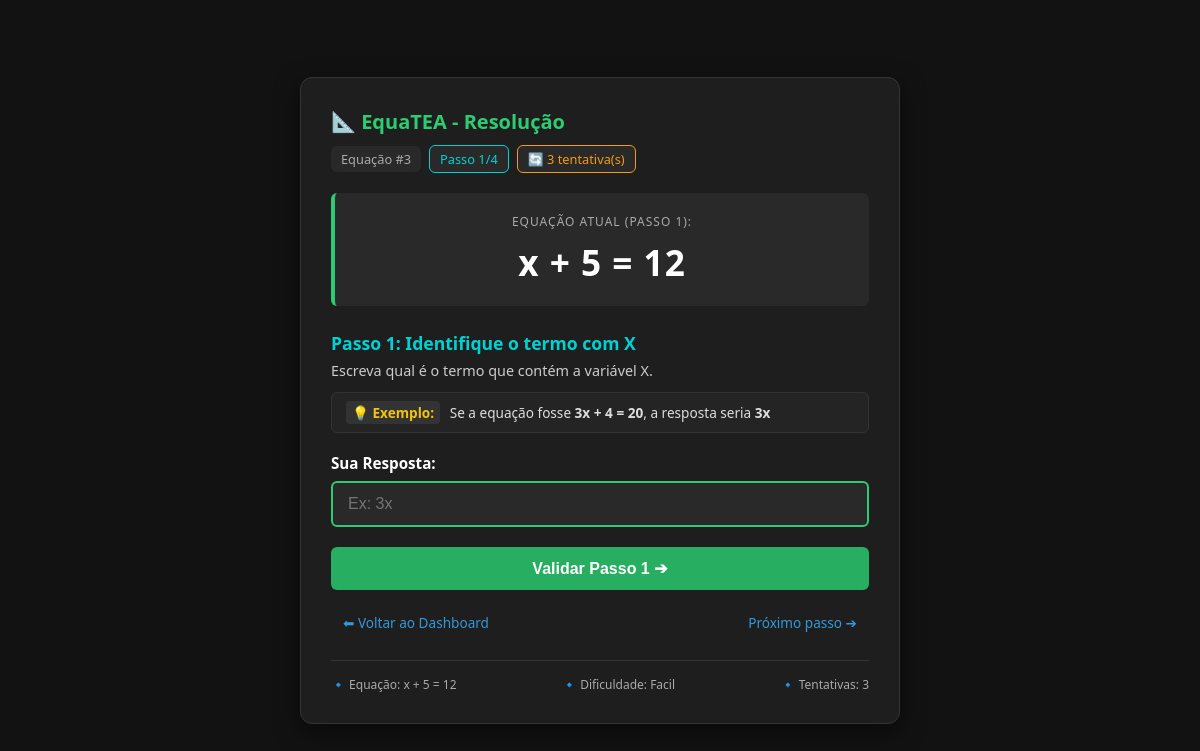
The page /index.php?view=exercicio&id=3&passo=1 (signed in) on the database its author committed.
### tables this page shows
CREATE TABLE `progresso_aluno` (
  `id` int(11) NOT NULL,
  `aluno_id` int(11) NOT NULL,
  `equacao_id` int(11) NOT NULL,
  `passo_atual` tinyint(4) DEFAULT 1 CHECK (`passo_atual` between 1 and 4),
  `concluida` tinyint(1) DEFAULT 0,
  `data_inicio` datetime NOT NULL DEFAULT current_timestamp(),
  `data_conclusao` datetime DEFAULT NULL,
  `tentativas` tinyint(4) DEFAULT 0
);

CREATE TABLE `equacoes` (
  `id` int(11) NOT NULL,
  `a` int(11) NOT NULL CHECK (`a` between -20 and 20 and `a` <> 0),
  `b` int(11) NOT NULL CHECK (`b` between -20 and 20),
  `c` int(11) NOT NULL CHECK (`c` between -20 and 20),
  `solucao` int(11) NOT NULL,
  `dificuldade` enum('facil','medio','dificil') DEFAULT 'facil',
  `data_cadastro` timestamp NOT NULL DEFAULT current_timestamp()
);

### app/models/Equacao.php (called while the page is built, shortened)
<?php
class Equacao
{
    private $db;
    public function __construct()
    {
        $this->db = Database::getInstance()->getConnection();
    }
    public function getById($id)
    {
        $sql = "SELECT * FROM equacoes WHERE id = :id";
        $stmt = $this->db->prepare($sql);
        $stmt->execute([':id' => $id]);
        return $stmt->fetch(PDO::FETCH_ASSOC);
    }
}

### app/config/Database.php (called while the page is built, shortened)
<?php
class Database
{
    private static $instance = null;
    private $conn;
    private $host = 'localhost';
    private $dbname = 'equatea_db';
    private $username = 'root';
    private $password = '';
    private function __construct()
    {
        try {
            $this->conn = new PDO(
                "mysql:host={$this->host};dbname={$this->dbname};charset=utf8mb4",
                $this->username,
                $this->password,
                [
                    PDO::ATTR_ERRMODE => PDO::ERRMODE_EXCEPTION,
                    PDO::ATTR_DEFAULT_FETCH_MODE => PDO::FETCH_ASSOC,
                    PDO::ATTR_EMULATE_PREPARES => false
                ]
            );
        } catch (PDOException $e) {
            die("Erro na conexão com o banco de dados: " . $e->getMessage());
        }
    }
    public static function getInstance()
    {
        if (self::$instance === null) {
            self::$instance = new self();
        }
        return self::$instance;
    }
    public function getConnection()
    {
        return $this->conn;
    }
}

### app/models/ProgressoAluno.php (called while the page is built, shortened)
<?php
class ProgressoAluno
{
    private $db;
    public function __construct()
    {
        $this->db = Database::getInstance()->getConnection();
    }
    public function getByAlunoEquacao($aluno_id, $equacao_id)
    {
        try {
            $sql = "SELECT * FROM progresso_aluno
                    WHERE aluno_id = :aluno_id AND equacao_id = :equacao_id";
            $stmt = $this->db->prepare($sql);
            $stmt->execute([
                ':aluno_id' => $aluno_id,
                ':equacao_id' => $equacao_id
            ]);
            return $stmt->fetch(PDO::FETCH_ASSOC);
        } catch (PDOException $e) {
            error_log("Erro ao buscar progresso: " . $e->getMessage());
            return null;
        }
    }
}

### app/views/aluno/exercicio.php (the view, shortened to what this page needs)
<?php
$equacaoId = filter_input(INPUT_GET, 'id', FILTER_VALIDATE_INT) ?: 1;
$passo     = filter_input(INPUT_GET, 'passo', FILTER_VALIDATE_INT) ?: 1;
$equacaoDados = null;
if (isset($equacao) && is_array($equacao) && !empty($equacao)) {
    $equacaoDados = $equacao;
}
$a = (int)($equacaoDados['a'] ?? 2);
$b = (int)($equacaoDados['b'] ?? 7);
$c = (int)($equacaoDados['c'] ?? 19);
$termoA = ($a === 1) ? 'x' : (($a === -1) ? '-x' : "{$a}x");
$sinalB = ($b >= 0) ? '+ ' . $b : '- ' . abs($b);
switch ($passo) {
    case 1:
        $expressaoAtual = "{$termoA} {$sinalB} = {$c}";
        break;
}
$exemploA = ($a === 3) ? 2 : 3;
$exemploB = ($b === 5) ? 4 : 5;
$exemploC = ($c === 20) ? 14 : 20;
$exemploTermoA = ($exemploA === 1) ? 'x' : "{$exemploA}x";
$exemploSinalB = ($exemploB >= 0) ? '+ ' . $exemploB : '- ' . abs($exemploB);
switch ($passo) {
    case 1:
        $tituloPasso   = "Passo 1: Identifique o termo com X";
        $descricao     = "Escreva qual é o termo que contém a variável X.";
        $textoExemplo  = "Se a equação fosse <b>{$exemploTermoA} {$exemploSinalB} = {$exemploC}</b>, a resposta seria <b>{$exemploTermoA}</b>";
        $placeholder   = "Ex: {$exemploTermoA}";
        $textoBotao    = "Validar Passo 1 ➔";
        break;
}
$tentativas_realizadas = 0;
$aluno_id = $_SESSION['aluno_id'] ?? null;
if ($aluno_id && class_exists('ProgressoAluno')) {
    try {
        $progressoModel = new ProgressoAluno();
        $progresso_atual = $progressoModel->getByAlunoEquacao($aluno_id, $equacaoId);
        if ($progresso_atual && is_array($progresso_atual)) {
            $tentativas_realizadas = $progresso_atual['tentativas'] ?? 0;
        }
    } catch (Exception $e) {
    }
}
$mensagem_erro = $_SESSION['erro_resposta'] ?? null;
?>
<!DOCTYPE html>
<html lang="pt-BR">
<head>
</head>
<body>
    <div class="exercise-card">
        <div class="header-title">
            <h2>📐 EquaTEA - Resolução</h2>
            <div style="display: flex; gap: 8px; flex-wrap: wrap; align-items: center;">
                <span class="badge-id">Equação #<?php echo htmlspecialchars((string)$equacaoId); ?></span>
                <span class="badge-progresso">Passo <?php echo (int)$passo; ?>/4</span>
                <?php if ($tentativas_realizadas > 0): ?>
                    <span class="badge-tentativas">
                        🔄 <?php echo $tentativas_realizadas; ?> tentativa(s)
                    </span>
                <?php endif; ?>
            </div>
        </div>
        <div class="equation-box">
            <small>EQUAÇÃO ATUAL (PASSO <?php echo (int)$passo; ?>):</small>
            <div class="expression"><?php echo htmlspecialchars($expressaoAtual); ?></div>
        </div>
        <h3 class="step-title"><?php echo htmlspecialchars($tituloPasso); ?></h3>
        <p class="step-desc"><?php echo htmlspecialchars($descricao); ?></p>
        <div class="exemplo-box">
            <span class="exemplo-tag">💡 Exemplo:</span>
            <span><?php echo $textoExemplo; ?></span>
        </div>
        <form action="index.php?action=verificar_resposta" method="POST">
            <div class="form-group">
                <label for="resposta">Sua Resposta:</label>
                <input type="text"
                       id="resposta"
                       name="resposta"
                       class="input-response <?php echo $mensagem_erro ? 'error' : ''; ?>"
                       placeholder="<?php echo htmlspecialchars($placeholder); ?>"
                       required
                       autocomplete="off"
                       autofocus>
            </div>
            <button type="submit" class="btn-submit">
                <?php echo htmlspecialchars($textoBotao); ?>
            </button>
        </form>
        <div class="nav-links">
            <a href="index.php?view=aluno/dashboard">⬅ Voltar ao Dashboard</a>
            <?php if ($passo < 4): ?>
                <a href="index.php?view=exercicio&id=<?php echo $equacaoId; ?>&passo=<?php echo $passo + 1; ?>">Próximo passo ➔</a>
            <?php endif; ?>
        </div>
        <div style="margin-top: 20px; padding-top: 15px; border-top: 1px solid var(--border-color); display: flex; justify-content: space-between; flex-wrap: wrap; gap: 10px;">
            <div style="color: var(--text-muted); font-size: 0.75rem;">
                🔹 Equação: <?php echo htmlspecialchars($termoA . ' ' . $sinalB . ' = ' . $c); ?>
            </div>
            <div style="color: var(--text-muted); font-size: 0.75rem;">
                🔹 Dificuldade: <span style="text-transform: capitalize;"><?php echo htmlspecialchars($equacaoDados['dificuldade'] ?? 'Fácil'); ?></span>
            </div>
            <?php if ($tentativas_realizadas > 0): ?>
                <div style="color: var(--text-muted); font-size: 0.75rem;">
                    🔹 Tentativas: <?php echo $tentativas_realizadas; ?>
                </div>
            <?php endif; ?>
        </div>
    </div>
</body>
</html>

### app/views/aluno/exercicio.php (style rules this page uses)
:root { --bg-dark: #121212; --card-dark: #1e1e1e; --card-inner: #292929; --primary-green: #2ecc71; --primary-cyan: #00d2d3; --text-light: #ffffff; --text-muted: #aaaaaa; --border-color: #333333; --error-color: #e74c3c; --success-color: #2ecc71; }
* { margin: 0; padding: 0; box-sizing: border-box; }
body { background-color: var(--bg-dark); color: var(--text-light); font-family: 'Segoe UI', Tahoma, Geneva, Verdana, sans-serif; margin: 0; padding: 20px; display: flex; justify-content: center; align-items: center; min-height: 100vh; }
.exercise-card { background-color: var(--card-dark); border-radius: 12px; width: 100%; max-width: 600px; padding: 30px; box-shadow: 0 8px 24px rgba(0,0,0,0.5); border: 1px solid var(--border-color); }
.header-title { display: flex; justify-content: space-between; align-items: center; margin-bottom: 20px; flex-wrap: wrap; gap: 10px; }
.header-title h2 { margin: 0; color: var(--primary-green); font-size: 1.25rem; }
.badge-id { background-color: var(--card-inner); color: var(--text-muted); padding: 4px 10px; border-radius: 6px; font-size: 0.8rem; }
.badge-progresso { background-color: var(--card-inner); color: var(--primary-cyan); padding: 4px 10px; border-radius: 6px; font-size: 0.8rem; border: 1px solid var(--primary-cyan); }
.badge-tentativas { background-color: var(--card-inner); color: #f39c12; padding: 4px 10px; border-radius: 6px; font-size: 0.8rem; border: 1px solid #f39c12; }
.equation-box { background-color: var(--card-inner); border-left: 4px solid var(--primary-green); border-radius: 6px; padding: 20px; text-align: center; margin-bottom: 25px; }
.equation-box small { color: var(--text-muted); letter-spacing: 1px; font-size: 0.75rem; display: block; margin-bottom: 8px; }
.equation-box .expression { font-size: 2.2rem; font-weight: bold; letter-spacing: 1px; color: var(--text-light); }
.step-title { color: var(--primary-cyan); font-size: 1.1rem; margin: 0 0 6px 0; }
.step-desc { color: #cccccc; font-size: 0.9rem; margin: 0 0 12px 0; }
.exemplo-box { background-color: #242424; border-radius: 6px; padding: 10px 14px; font-size: 0.85rem; color: #dddddd; margin-bottom: 20px; border: 1px solid #333; }
.exemplo-tag { background-color: #333; color: #f1c40f; padding: 2px 6px; border-radius: 4px; font-weight: bold; margin-right: 6px; }
.form-group { margin-bottom: 20px; }
.form-group label { display: block; font-weight: bold; margin-bottom: 8px; font-size: 0.95rem; }
.input-response { width: 100%; background-color: var(--card-inner); border: 2px solid var(--primary-green); border-radius: 6px; padding: 12px 15px; color: var(--text-light); font-size: 1rem; box-sizing: border-box; outline: none; transition: border-color 0.2s, box-shadow 0.2s; }
.btn-submit { width: 100%; background-color: #27ae60; color: white; border: none; border-radius: 6px; padding: 12px; font-size: 1rem; font-weight: bold; cursor: pointer; transition: background-color 0.2s, transform 0.1s; }
.nav-links { display: flex; justify-content: space-between; margin-top: 15px; gap: 10px; flex-wrap: wrap; }
.nav-links a { color: #3498db; text-decoration: none; font-size: 0.85rem; padding: 8px 12px; border-radius: 4px; transition: background-color 0.2s; }

### rows shown on the page
progresso_aluno: tentativas "3"
equacoes: expressaoAtual "x + 5 = 12", a "3x", b "+ 4", c "20", resposta "Ex: 3x", a+b+c "x + 5 = 12", dificuldade "Facil"

### other values the page prints
$equacaoId "3"
$passo "1"
$tituloPasso "Passo 1: Identifique o termo com X"
$descricao "Escreva qual é o termo que contém a variável X."
$textoBotao "Validar Passo 1 ➔"
